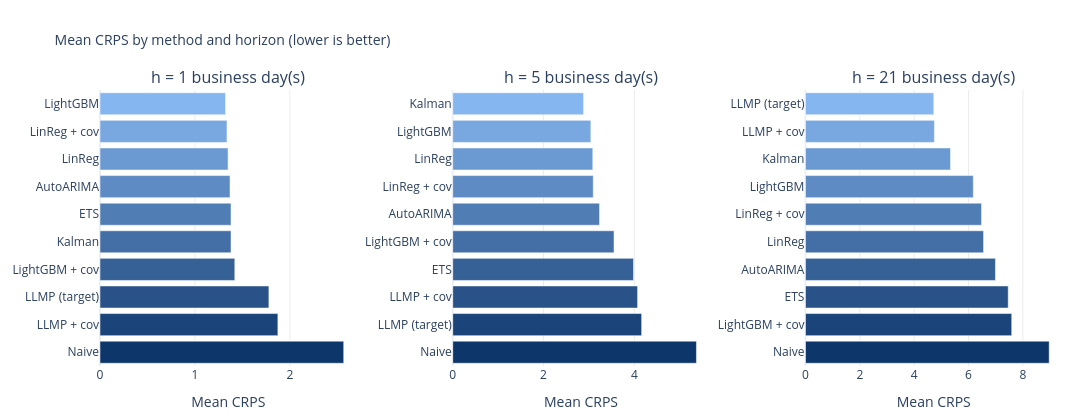

This figure's notebook cell:
### Code cell
plotly_display_multivariate_backtest_leaderboard(RESULTS_DF)

### Figure 1 — Plotly figure (JSON) as saved in the notebook; plotly's stock layout.template omitted (floating-point values rounded to 4 significant figures)
{"data": [{"hovertemplate": "%{y}<br>Mean CRPS: %{x:.5f}<extra></extra>", "marker": {"color": ["rgb(134, 182, 239)", "rgb(121, 168, 224)", "rgb(107, 154, 210)", "rgb(94, 139, 195)", "rgb(80, 125, 180)", "rgb(67, 111, 166)", "rgb(53, 97, 151)", "rgb(40, 82, 136)", "rgb(26, 68, 122)", "rgb(13, 54, 107)"]}, "orientation": "h", "showlegend": false, "type": "bar", "x": [1.322, 1.337, 1.349, 1.369, 1.38, 1.38, 1.42, 1.779, 1.873, 2.567], "xaxis": "x", "y": ["LightGBM", "LinReg + cov", "LinReg", "AutoARIMA", "ETS", "Kalman", "LightGBM + cov", "LLMP (target)", "LLMP + cov", "Naive"], "yaxis": "y"}, {"hovertemplate": "%{y}<br>Mean CRPS: %{x:.5f}<extra></extra>", "marker": {"color": ["rgb(134, 182, 239)", "rgb(121, 168, 224)", "rgb(107, 154, 210)", "rgb(94, 139, 195)", "rgb(80, 125, 180)", "rgb(67, 111, 166)", "rgb(53, 97, 151)", "rgb(40, 82, 136)", "rgb(26, 68, 122)", "rgb(13, 54, 107)"]}, "orientation": "h", "showlegend": false, "type": "bar", "x": [2.881, 3.041, 3.084, 3.094, 3.233, 3.552, 3.981, 4.071, 4.16, 5.367], "xaxis": "x2", "y": ["Kalman", "LightGBM", "LinReg", "LinReg + cov", "AutoARIMA", "LightGBM + cov", "ETS", "LLMP + cov", "LLMP (target)", "Naive"], "yaxis": "y2"}, {"hovertemplate": "%{y}<br>Mean CRPS: %{x:.5f}<extra></extra>", "marker": {"color": ["rgb(134, 182, 239)", "rgb(121, 168, 224)", "rgb(107, 154, 210)", "rgb(94, 139, 195)", "rgb(80, 125, 180)", "rgb(67, 111, 166)", "rgb(53, 97, 151)", "rgb(40, 82, 136)", "rgb(26, 68, 122)", "rgb(13, 54, 107)"]}, "orientation": "h", "showlegend": false, "type": "bar", "x": [4.721, 4.744, 5.336, 6.175, 6.478, 6.553, 6.99, 7.459, 7.588, 8.967], "xaxis": "x3", "y": ["LLMP (target)", "LLMP + cov", "Kalman", "LightGBM", "LinReg + cov", "LinReg", "AutoARIMA", "ETS", "LightGBM + cov", "Naive"], "yaxis": "y3"}], "layout": {"annotations": [{"font": {"size": 16}, "showarrow": false, "text": "h = 1 business day(s)", "x": 0.1333, "xanchor": "center", "xref": "paper", "y": 1, "yanchor": "bottom", "yref": "paper"}, {"font": {"size": 16}, "showarrow": false, "text": "h = 5 business day(s)", "x": 0.5, "xanchor": "center", "xref": "paper", "y": 1, "yanchor": "bottom", "yref": "paper"}, {"font": {"size": 16}, "showarrow": false, "text": "h = 21 business day(s)", "x": 0.8667, "xanchor": "center", "xref": "paper", "y": 1, "yanchor": "bottom", "yref": "paper"}], "height": 420, "margin": {"b": 50, "l": 60, "r": 30, "t": 90}, "title": {"font": {"size": 14}, "text": "Mean CRPS by method and horizon (lower is better)"}, "width": 1140, "xaxis": {"anchor": "y", "domain": [0, 0.2667], "gridcolor": "rgba(0, 0, 0, 0.08)", "showgrid": true, "title": {"text": "Mean CRPS"}}, "xaxis2": {"anchor": "y2", "domain": [0.3667, 0.6333], "gridcolor": "rgba(0, 0, 0, 0.08)", "showgrid": true, "title": {"text": "Mean CRPS"}}, "xaxis3": {"anchor": "y3", "domain": [0.7333, 1], "gridcolor": "rgba(0, 0, 0, 0.08)", "showgrid": true, "title": {"text": "Mean CRPS"}}, "yaxis": {"anchor": "x", "autorange": "reversed", "domain": [0, 1]}, "yaxis2": {"anchor": "x2", "autorange": "reversed", "domain": [0, 1]}, "yaxis3": {"anchor": "x3", "autorange": "reversed", "domain": [0, 1]}}}
